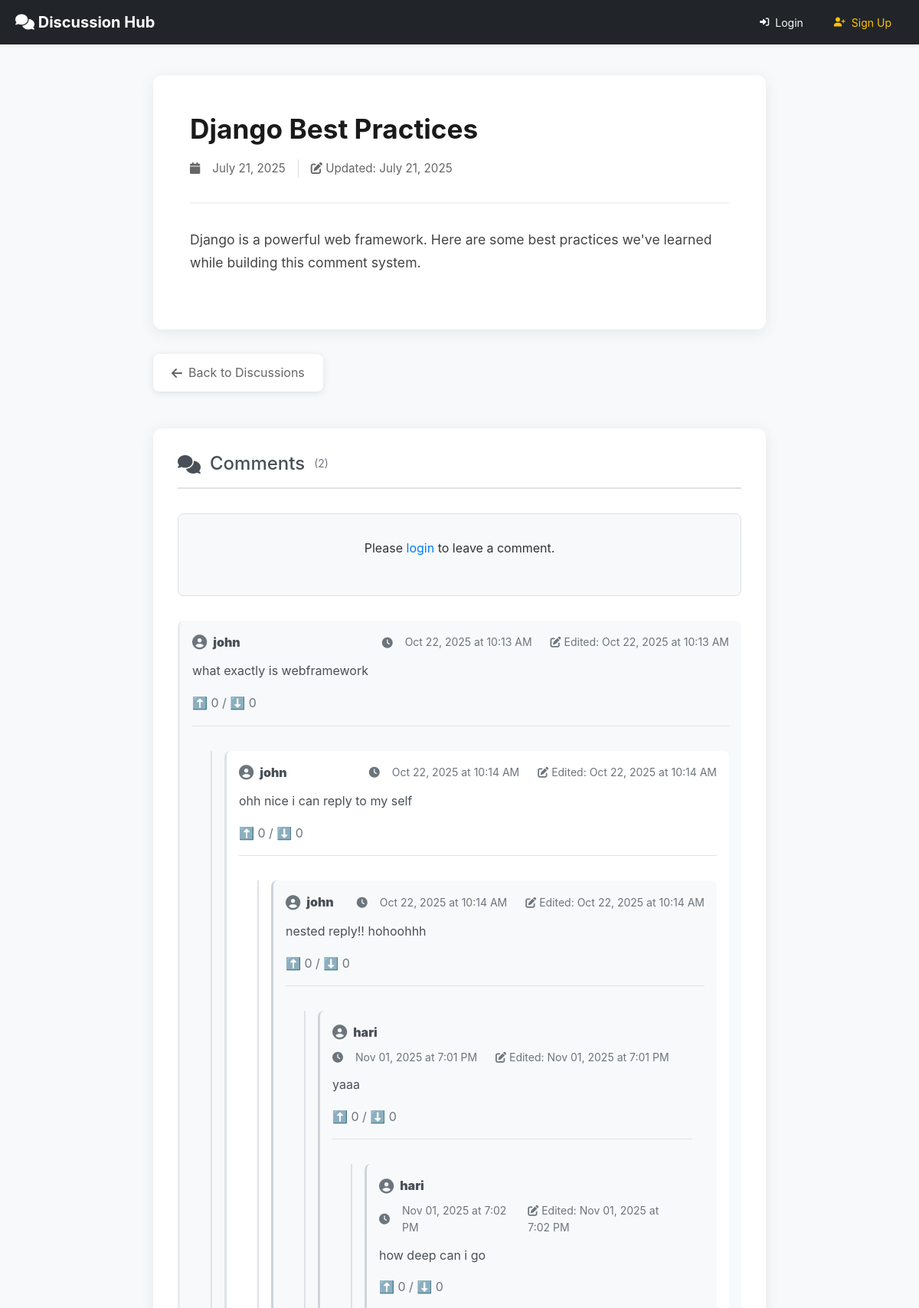
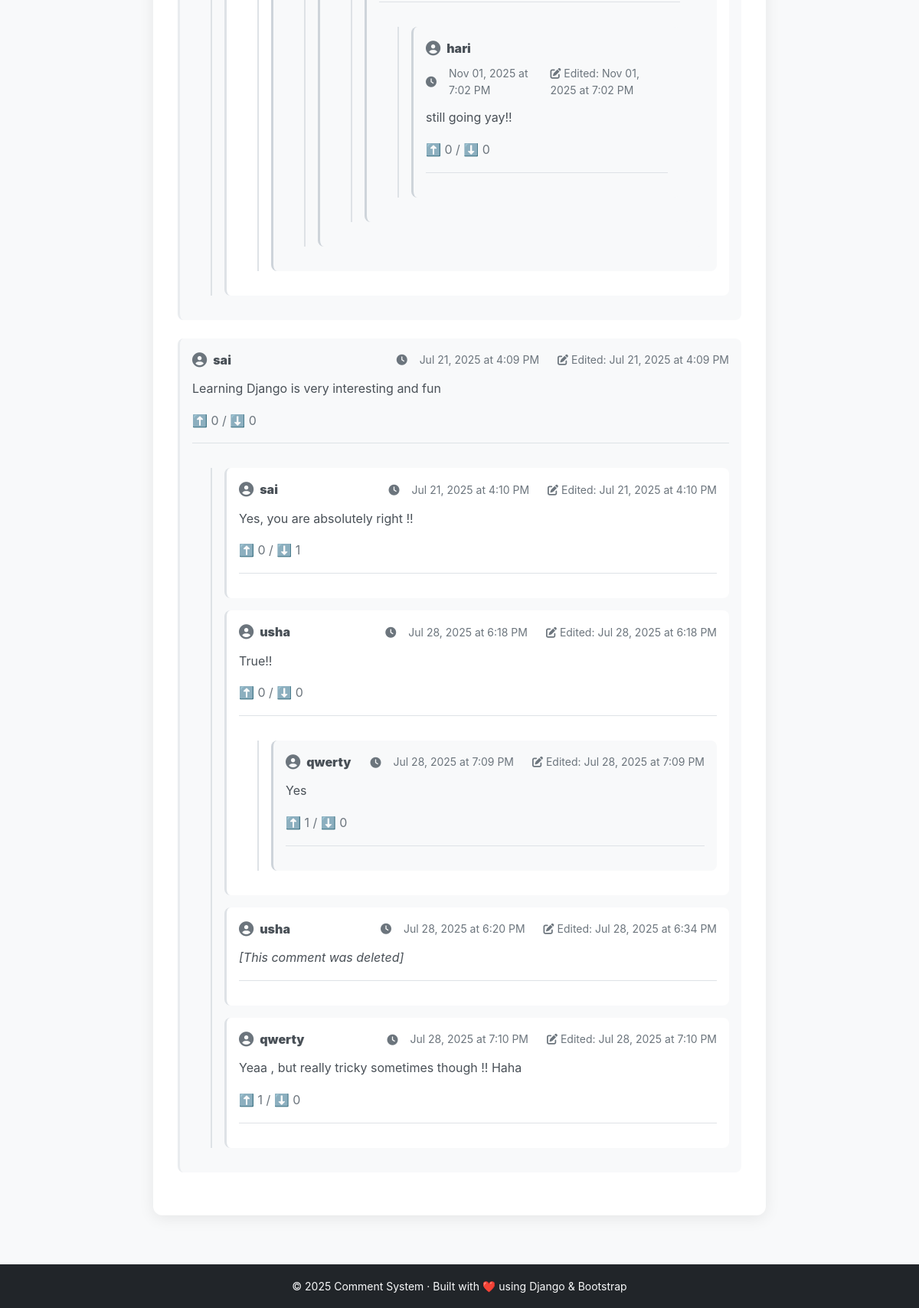
Screenshot of /page/3/ with the database file from the repository (2 pictures, top to bottom).
### comments/models.py (models this page shows, shortened)
class Page(models.Model):
    title = models.CharField(max_length=200)
    content = models.TextField()
    created_at = models.DateTimeField(auto_now_add=True)
    updated_at = models.DateTimeField(auto_now=True)
    class Meta:
        ordering = ['-created_at']

class Comment(models.Model):
    page = models.ForeignKey(Page, on_delete=models.CASCADE, related_name='comments')
    author = models.ForeignKey(User, on_delete=models.CASCADE)
    content = models.TextField()
    created_at = models.DateTimeField(auto_now_add=True)
    updated_at = models.DateTimeField(auto_now=True)
    parent = models.ForeignKey('self', null=True, blank=True, on_delete=models.CASCADE, related_name='replies')
    def get_replies(self):
        return Comment.objects.filter(parent=self).order_by('created_at')
    @property
    def upvote_count(self):
        return self.votes.filter(vote_type='up').count()
    @property
    def downvote_count(self):
        return self.votes.filter(vote_type='down').count()
    is_deleted = models.BooleanField(default=False)  # NEW FIELD
    def can_be_edited_by(self, user):
        return (
            user == self.author and
            not self.is_deleted and
            timezone.now() <= self.created_at + timedelta(minutes=settings.COMMENT_EDIT_TIMEOUT_MINUTES)
        )
    def can_be_deleted_by(self, user):
        return user == self.author and not self.is_deleted
    class Meta:
        ordering = ['created_at']

### comments/views.py (the view)
# urls.py: path('page/<int:page_id>/', views.page_detail, name='page_detail'),
def page_detail(request, page_id):
    cache_key = f'page_{page_id}'
    page = cache.get(cache_key)
    if not page:
        page = get_object_or_404(Page, pk=page_id)
        cache.set(cache_key, page, timeout=CACHE_TTL)
    top_level_comments = Comment.objects.filter(
        page=page,
        parent__isnull=True,
        is_deleted=False
    ).select_related('author').prefetch_related('votes').order_by('-created_at')
    annotated_comments = annotate_comments(top_level_comments, request.user)
    paginator = Paginator(annotated_comments, 10)  # 10 comments per page
    page_number = request.GET.get('page', 1)
    page_obj = paginator.get_page(page_number)
    if request.method == 'POST' and request.user.is_authenticated:
        form = CommentForm(request.POST)
        if form.is_valid():
            comment = form.save(commit=False)
            comment.author = request.user
            comment.page = page
            parent_comment = form.cleaned_data.get('parent_id')
            if parent_comment:
                comment.parent = parent_comment
            comment.save()
            cache.delete(f'page_{page_id}')
            try:
                channel_layer = get_channel_layer()
                async_to_sync(channel_layer.group_send)(
                    f'comments_page_{page_id}',
                    {
                        'type': 'comment_message',
                        'comment': {
                            'id': comment.id,
                            'author': comment.author.username,
                            'content': comment.content,
                            'created_at': comment.created_at.isoformat(),
                            'parent_id': comment.parent_id
                        }
                    }
                )
                if comment.parent and comment.parent.author != request.user:
                    async_to_sync(channel_layer.group_send)(
                        f'notifications_{comment.parent.author.id}',
                        {
                            'type': 'notification_message',
                            'message': f'{request.user.username} replied to your comment',
                            'comment_id': comment.id,
                            'page_id': page_id
                        }
                    )
            except Exception as e:
                print(f"WebSocket error: {e}")
            if parent_comment:
                messages.success(request, 'Reply added successfully!')
            else:
                messages.success(request, 'Comment added successfully!')
            return redirect('comments:page_detail', page_id=page_id)
    else:
        form = CommentForm()
    return render(request, 'comments/page_detail.html', {
        'page': page,
        'comments': page_obj,
        'comment_form': form,
        'page_obj': page_obj
    })

### comments/views.py (called while the page is built)
def annotate_comments(comments, user):
    annotated = []
    for comment in comments:
        if user.is_authenticated:
            try:
                user_vote = comment.votes.get(user=user)
                comment.user_vote = user_vote.vote_type
            except Vote.DoesNotExist:
                comment.user_vote = None
        else:
            comment.user_vote = None
        comment.can_edit = comment.can_be_edited_by(user)
        comment.can_delete = comment.can_be_deleted_by(user)
        annotated.append(comment)
    return annotated

### comments/templates/comments/page_detail.html (shortened to what this page needs)
{% extends 'comments/base.html' %}
{% block content %}
<div class="page-detail">
    <article class="post">
        <header class="post-header">
            <h2>{{ page.title }}</h2>
            <div class="post-meta">
                <i class="fas fa-calendar"></i>
                <span>{{ page.created_at|date:"F d, Y" }}</span>
                {% if page.updated_at != page.created_at %}
                    <span class="updated">
                        <i class="fas fa-edit"></i>
                        Updated: {{ page.updated_at|date:"F d, Y" }}
                    </span>
                {% endif %}
            </div>
        </header>
        <div class="post-content">
            {{ page.content|linebreaks }}
        </div>
    </article>
    <nav class="post-navigation">
        <a href="{% url 'comments:homepage' %}" class="back-link">
            <i class="fas fa-arrow-left"></i> Back to Discussions
        </a>
    </nav>
    <section class="comments-section">
        <div class="comments-header">
            <h3>
                <i class="fas fa-comments"></i> Comments
                <span class="comment-count">({{ page_obj.paginator.count }})</span>
            </h3>
        </div>
        <div class="comment-form-wrapper" id="main-comment-form">
            {% if user.is_authenticated %}
                <form method="post" class="comment-form">
                    {% csrf_token %}
                    <div class="form-group">
                        <label for="{{ comment_form.content.id_for_label }}">
                            <i class="fas fa-comment"></i> Add a comment:
                        </label>
                        {{ comment_form.content }}
                    </div>
                    <input type="hidden" name="parent_id" value="">
                    <div class="form-actions">
                        <button type="submit" class="btn btn-primary">
                            <i class="fas fa-paper-plane"></i> Post Comment
                        </button>
                    </div>
                </form>
            {% else %}
                <div class="login-prompt">
                    <p>Please <a href="{% url 'login' %}?next={{ request.path }}">login</a> to leave a comment.</p>
                </div>
            {% endif %}
        </div>
        <div class="comments-container">
            {% if page_obj %}
                {% for comment in page_obj %}
                    {% include 'comments/comment_display.html' with comment=comment %}
                {% endfor %}
            {% else %}
                <div class="no-comments">
                    <i class="fas fa-comment-slash"></i>
                    <p>No comments yet. Be the first to share your thoughts!</p>
                </div>
            {% endif %}
        </div>
    </section>
</div>
{% endblock %}

### comments/templates/comments/comment_display.html
<div class="comment{% if comment.is_deleted %} deleted{% endif %}" data-comment-id="{{ comment.id }}">
    <div class="comment-content">
        <div class="comment-header d-flex justify-content-between">
            <div class="comment-author">
                <i class="fas fa-user-circle"></i>
                <strong>{{ comment.author.username }}</strong>
            </div>
            <div class="comment-meta text-muted small">
                <i class="fas fa-clock"></i>
                {{ comment.created_at|date:"M d, Y \a\t g:i A" }}
                {% if comment.updated_at != comment.created_at %}
                    <span class="ms-2">
                        <i class="fas fa-edit"></i>
                        Edited: {{ comment.updated_at|date:"M d, Y \a\t g:i A" }}
                    </span>
                {% endif %}
            </div>
        </div>
        <div class="comment-text mt-2">
            {% if comment.is_deleted %}
                <em>[This comment was deleted]</em>
            {% else %}
                {{ comment.content|linebreaks }}
            {% endif %}
        </div>
        {% if not comment.is_deleted %}
        <div class="comment-actions d-flex align-items-center gap-3 mt-2">
            {% if user.is_authenticated %}
                <form method="post" action="{% url 'comments:vote_comment' comment.id %}" style="display:inline;">
                    {% csrf_token %}
                    <input type="hidden" name="vote_type" value="up">
                    <button type="submit" class="btn btn-sm btn-outline-success">⬆️</button>
                </form>
                <span class="text-muted">{{ comment.upvote_count }} / {{ comment.downvote_count }}</span>
                <form method="post" action="{% url 'comments:vote_comment' comment.id %}" style="display:inline;">
                    {% csrf_token %}
                    <input type="hidden" name="vote_type" value="down">
                    <button type="submit" class="btn btn-sm btn-outline-danger">⬇️</button>
                </form>
                <button class="reply-btn btn btn-sm btn-link" data-comment-id="{{ comment.id }}">
                    <i class="fas fa-reply"></i> Reply
                </button>
                {% if user == comment.author %}
                    <a href="{% url 'comments:edit_comment' comment.id %}" class="btn btn-sm btn-outline-secondary">
                        <i class="fas fa-edit"></i> Edit
                    </a>
                    <a href="{% url 'comments:delete_comment' comment.id %}" class="btn btn-sm btn-outline-danger">
                        <i class="fas fa-trash"></i> Delete
                    </a>
                {% endif %}
            {% else %}
                <span class="text-muted">
                    ⬆️ {{ comment.upvote_count }} / ⬇️ {{ comment.downvote_count }}
                </span>
            {% endif %}
        </div>
        {% endif %}
    </div>
    <div class="reply-form-container" id="reply-form-{{ comment.id }}"></div>
    {% if comment.get_replies %}
        <div class="comment-replies ms-4 mt-3">
            {% for reply in comment.get_replies %}
                {% include 'comments/comment_display.html' with comment=reply %}
            {% endfor %}
        </div>
    {% endif %}
</div>

### comments/static/comments/style.css (style rules this page uses)
* { margin: 0; padding: 0; box-sizing: border-box; }
body { font-family: -apple-system, BlinkMacSystemFont, 'Segoe UI', Roboto, Oxygen, Ubuntu, Cantarell, sans-serif; line-height: 1.6; color: #333; background-color: #f5f7fa; }
.post-meta { color: #888; font-size: 0.9rem; margin-bottom: 1rem; display: flex; align-items: center; gap: 0.5rem; }
.page-detail { max-width: 800px; margin: 0 auto; }
.post { background: white; border-radius: 12px; padding: 3rem; box-shadow: 0 4px 20px rgba(0,0,0,0.08); margin-bottom: 2rem; }
.post-header { margin-bottom: 2rem; padding-bottom: 1rem; border-bottom: 2px solid #f0f2f5; }
.post-header h2 { color: #1a1a1a; font-size: 2.2rem; font-weight: 700; line-height: 1.3; margin-bottom: 1rem; }
.post-meta { color: #666; font-size: 0.95rem; display: flex; align-items: center; gap: 1rem; }
.post-meta .updated { padding-left: 1rem; border-left: 1px solid #ddd; }
.post-content { font-size: 1.1rem; line-height: 1.7; color: #444; }
.post-content p { margin-bottom: 1.5rem; }
.post-navigation { margin-bottom: 3rem; }
.back-link { display: inline-flex; align-items: center; gap: 0.5rem; color: #666; text-decoration: none; padding: 0.75rem 1.5rem; background: white; border-radius: 8px; box-shadow: 0 2px 10px rgba(0,0,0,0.1); transition: all 0.2s; }
.comments-section { background: white; border-radius: 12px; padding: 2rem; box-shadow: 0 4px 20px rgba(0,0,0,0.08); }
.comments-section h3 { color: #1a1a1a; font-size: 1.5rem; margin-bottom: 1.5rem; }
.comment { margin-bottom: 1.5rem; padding: 1rem; background: #f8f9fa; border-radius: 8px; border-left: 3px solid #e9ecef; }
.comment-content { margin-bottom: 1rem; }
.comment-header { display: flex; justify-content: space-between; align-items: center; margin-bottom: 0.75rem; flex-wrap: wrap; gap: 0.5rem; }
.comment-author { display: flex; align-items: center; gap: 0.5rem; font-weight: 600; color: #495057; }
.comment-author i { color: #6c757d; font-size: 1.2rem; }
.comment-meta { display: flex; align-items: center; gap: 1rem; font-size: 0.875rem; color: #6c757d; }
.comment-text { margin: 0.75rem 0; color: #495057; line-height: 1.6; }
.comment-actions { display: flex; gap: 1rem; margin-top: 0.75rem; }
.comment-replies { margin-left: 2rem; margin-top: 1rem; padding-left: 1rem; border-left: 2px solid #dee2e6; }
.comment-replies .comment { background: #ffffff; border-left: 3px solid #dee2e6; margin-bottom: 1rem; }
.comment-replies .comment-replies .comment { background: #f8f9fa; border-left: 3px solid #ced4da; }
.reply-form-container { margin-top: 1rem; padding-top: 1rem; border-top: 1px solid #dee2e6; }
.comment-form-wrapper { margin-bottom: 2rem; }
.comments-header { margin-bottom: 2rem; padding-bottom: 1rem; border-bottom: 2px solid #dee2e6; }
.comments-header h3 { display: flex; align-items: center; gap: 0.75rem; margin: 0; color: #495057; }
.comment-count { font-size: 0.875rem; color: #6c757d; font-weight: normal; }
.login-prompt { text-align: center; padding: 2rem; background: #f8f9fa; border-radius: 8px; border: 1px solid #dee2e6; }
.login-prompt a { color: #007bff; text-decoration: none; }

### rows the page displays
Page: title "Django Best Practices", created_at "July 21, 2025", updated_at "July 21, 2025", content "Django is a powerful web framework. Here are some best practices we've learned while building this comment system."
Comment: author.username "john", created_at "Oct 22, 2025 at 10:13 AM", updated_at "Oct 22, 2025 at 10:13 AM", content "what exactly is webframework", upvote_count "0", downvote_count "0"
Comment: author.username "john", created_at "Oct 22, 2025 at 10:14 AM", updated_at "Oct 22, 2025 at 10:14 AM", content "ohh nice i can reply to my self", upvote_count "0", downvote_count "0"
Comment: author.username "john", created_at "Oct 22, 2025 at 10:14 AM", updated_at "Oct 22, 2025 at 10:14 AM", content "nested reply!! hohoohhh", upvote_count "0", downvote_count "0"
Comment: author.username "hari", created_at "Nov 01, 2025 at 7:01 PM", updated_at "Nov 01, 2025 at 7:01 PM", content "yaaa", upvote_count "0", downvote_count "0"
Comment: author.username "hari", created_at "Nov 01, 2025 at 7:02 PM", updated_at "Nov 01, 2025 at 7:02 PM", content "how deep can i go", upvote_count "0", downvote_count "0"
Comment: author.username "hari", created_at "Nov 01, 2025 at 7:02 PM", updated_at "Nov 01, 2025 at 7:02 PM", content "still going yay!!", upvote_count "0", downvote_count "0"
Comment: author.username "sai", created_at "Jul 21, 2025 at 4:09 PM", updated_at "Jul 21, 2025 at 4:09 PM", content "Learning Django is very interesting and fun", upvote_count "0", downvote_count "0"
Comment: author.username "sai", created_at "Jul 21, 2025 at 4:10 PM", updated_at "Jul 21, 2025 at 4:10 PM", content "Yes, you are absolutely right !!", upvote_count "0", downvote_count "1"
Comment: author.username "usha", created_at "Jul 28, 2025 at 6:18 PM", updated_at "Jul 28, 2025 at 6:18 PM", content "True!!", upvote_count "0", downvote_count "0"
Comment: author.username "qwerty", created_at "Jul 28, 2025 at 7:09 PM", updated_at "Jul 28, 2025 at 7:09 PM", content "Yes", upvote_count "1", downvote_count "0"
Comment: author.username "usha", created_at "Jul 28, 2025 at 6:20 PM", updated_at "Jul 28, 2025 at 6:34 PM", is_deleted "[This comment was deleted]"
Comment: author.username "qwerty", created_at "Jul 28, 2025 at 7:10 PM", updated_at "Jul 28, 2025 at 7:10 PM", content "Yeaa , but really tricky sometimes though !! Haha", upvote_count "1", downvote_count "0"

### other values shown
{{ page_obj.paginator.count }} "2"
